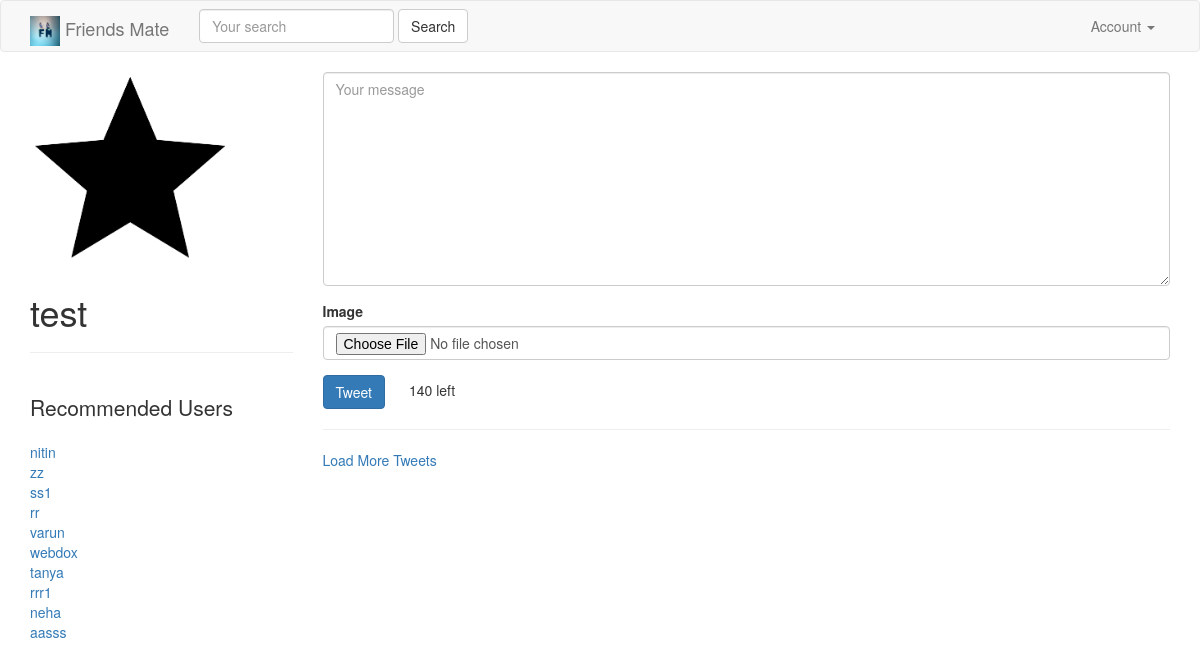
The app's page / (signed in) with its own data.
### accounts/models.py (models this page shows, shortened)
class UserProfile(models.Model):
    user        = models.OneToOneField(settings.AUTH_USER_MODEL, related_name='profile') # user.profile
    following   = models.ManyToManyField(settings.AUTH_USER_MODEL, blank=True, related_name='followed_by')
    image = models.ImageField(default='profile/default.png', upload_to='profile/')
    objects = UserProfileManager() # UserProfile.objects.all()
    def get_following(self):
        users  = self.following.all() # User.objects.all().exclude(username=self.user.username)
        return users.exclude(username=self.user.username)
    def get_absolute_url(self):
        return reverse_lazy("profiles:detail", kwargs={"username":self.user.username})

### tweets/views.py (the view)
# urls.py: url(r'^$', TweetListView.as_view(), name='home'), #/
class TweetListView(LoginRequiredMixin, ListView):
    def get_queryset(self, *args, **kwargs):
        qs = Tweet.objects.all()
        query = self.request.GET.get("q", None)
        if query is not None:
            qs = qs.filter(
                    Q(content__icontains=query) |
                    Q(user__username__icontains=query)
                    )
        return qs
    def get_context_data(self, *args, **kwargs):
        context = super(TweetListView, self).get_context_data(*args, **kwargs)
        context['create_form'] = TweetModelForm()
        context['create_url'] = reverse_lazy("tweet:create")
        return context

### tweets/forms.py (shortened to what this page needs)
class TweetModelForm(forms.ModelForm):
    content = forms.CharField(label='',
                widget=forms.Textarea(
                        attrs={'placeholder': "Your message",
                            "class": "form-control"}
                    ))
    class Meta:
        model = Tweet
        fields = [
            "content", "image"
        ]

### accounts/models.py (called while the page is built)
    def recommended(self, user, limit_to=10):
        print(user)
        profile = user.profile
        following = profile.following.all()
        following = profile.get_following()
        qs = self.get_queryset().exclude(user__in=following).exclude(id=profile.id).order_by("?")[:limit_to]
        return qs

### accounts/templatetags/recommended.py (called while the page is built)
@register.inclusion_tag("accounts/snippets/recommend.html")
def recommended(user):
    if isinstance(user, User):
        qs = UserProfile.objects.recommended(user)
        return {"recommended": qs}

### tweets/templates/tweets/tweet_list.html (shortened to what this page needs)
{% extends "base.html" %}
{% load recommended %}
{% block content %}
    <div class='row'>
        <div class='col-sm-3 col-xs-12'>
                    <img src="/media/{{request.user.profile.image}} " width="200">
        <h1>{{ request.user }}</h1>
        <hr/>
         <br/>
        <p class='lead'>Recommended Users</p>
        {% recommended request.user %}
        </div>
        <div class='col-sm-9 '>
             {% if not request.GET.q %}
                <div class=''>
                    {% include "tweets/form.html" with form=create_form action_url=create_url btn_title='Tweet' form_class='tweet-form' %}
                </div>
                <hr/>
            {% endif %}
          <a href='#' id='loadmore'>Load More Tweets</a>
        </div>
    </div>
{% endblock content %}

### templates/base.html (shortened to what this page needs)
{% load static %}
<html lang="en">
  <head>
    <link href="{% static 'css/bootstrap.min.css' %}" rel="stylesheet">
  </head>
  <body>
    {% include "navbar.html" %}
    <div class='container'>
      {% block content %}
      {% endblock content %}
    </div>
  </body>
</html>

### templates/navbar.html (shortened to what this page needs)
{% load static %}
<nav class="navbar navbar-default">
  <div class="container">
    <div class="navbar-header">
      <a class="navbar-brand" href="{% url 'home' %}"> <img src="{% static 'img/logo.png' %}" width="30" style="display: inline-block"> <span>Friends Mate</span></a>
    </div>
    {% include "tweets/search_form.html" %}
    <div class="collapse navbar-collapse" id="bs-example-navbar-collapse-1">
      {% if request.user.is_authenticated %}
      <ul class="nav navbar-nav navbar-right">
        <li class="dropdown">
          <a href="#" class="dropdown-toggle" data-toggle="dropdown" role="button" aria-haspopup="true" aria-expanded="false">Account <span class="caret"></span></a>
        </li>
      </ul>
      {% else %}
      <ul class="nav navbar-nav navbar-right">
        <li><a href="{% url 'login' %}">Login</a></li>
         <li><a href="{% url 'register' %}">Register</a></li>
      </ul>
      {% endif %}
    </div>
  </div>
</nav>

### tweets/templates/tweets/search_form.html
 <form id='navbar-search-form' class="navbar-form navbar-left" method='GET' action='{% url "search" %}'>
        <div class="form-group">
            <input class="form-control" type='text' name='q' placeholder='Your search' value='{{ request.GET.q }}'/>
            </div>
        <input class="btn btn-default" type='submit' value='Search'/>
</form>

### accounts/templates/accounts/snippets/recommend.html
{% for profile in recommended %}
<a href='/{{ profile.user.username }}'>{{ profile.user.username }}</a><br/>
{% empty %}
<p class='lead'>Not followed by any users</p>
{% endfor %}

### tweets/templates/tweets/form.html (shortened to what this page needs)
{% load crispy_forms_tags %}
<form enctype="multipart/form-data" class='form {% if form_class %}{{ form_class }}{% endif %}' method='POST' >
    {{ form|crispy }}
    <input class='btn btn-primary' type="submit" value="{{ btn_title }}" />
</form>

### records on screen
UserProfile: user.username "nitin"
UserProfile: user.username "zz"
UserProfile: user.username "ss1"
UserProfile: user.username "rr"
UserProfile: user.username "varun"
UserProfile: user.username "webdox"
UserProfile: user.username "tanya"
UserProfile: user.username "rrr1"
UserProfile: user.username "neha"
UserProfile: user.username "aasss"

### other values on screen
{{ request.user }} "test"
